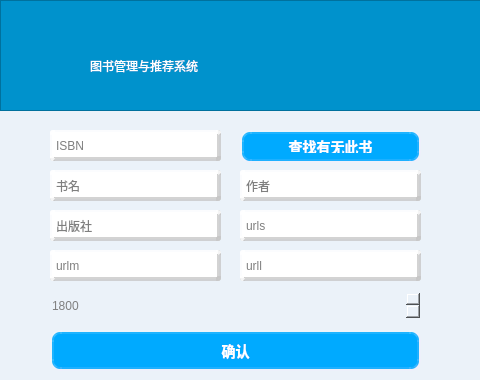
<?xml version="1.0" encoding="UTF-8"?>
<ui version="4.0">
 <class>book_add</class>
 <widget class="QWidget" name="book_add">
  <property name="geometry">
   <rect>
    <x>0</x>
    <y>0</y>
    <width>480</width>
    <height>380</height>
   </rect>
  </property>
  <property name="windowTitle">
   <string>Form</string>
  </property>
  <property name="styleSheet">
   <string notr="true">background-color: rgb(235, 242, 249);
</string>
  </property>
  <widget class="QPushButton" name="pushButton">
   <property name="geometry">
    <rect>
     <x>50</x>
     <y>330</y>
     <width>371</width>
     <height>41</height>
    </rect>
   </property>
   <property name="styleSheet">
    <string notr="true">QPushButton{
	font: 9pt &quot;微软雅黑&quot;;
     background-color: rgb(0, 170, 255);/*背景色*/
      border-style: outset;/*边框样式*/
     border-width: 4px;  /*边框宽度为4像素*/
     border-radius: 10px; /*边框圆角半径*/
     border-color: rgba(255, 225, 255, 30);/*边框颜色*/
     font: bold 14px;/*字体*/
         color:rgb(255, 255, 255);/*字体颜色*/
     padding: 6px; /*填衬*/
}

QPushButton:hover{ /*鼠标悬停在按钮上时*/
        background-color:rgb(12, 215, 255);
        border-color: rgb(12, 215, 255);
        color:rgba(0, 0, 0, 200);
}

QPushButton:pressed { /*按钮被按下时*/
     background-color:rgba(100,255,100, 200);
         border-color: rgba(255, 225, 255, 30);
     border-style: inset;
        color:rgba(0, 0, 0, 100);
}</string>
   </property>
   <property name="text">
    <string>确认</string>
   </property>
  </widget>
  <widget class="QLineEdit" name="lineEdit_8">
   <property name="geometry">
    <rect>
     <x>50</x>
     <y>130</y>
     <width>171</width>
     <height>31</height>
    </rect>
   </property>
   <property name="styleSheet">
    <string notr="true"> border-radius: 10px;
border-style: outset;/*边框样式*/
     border-width: 4px;  /*边框宽度为4像素*/
     border-radius: 3px; /*边框圆角半径*/
     border-color: rgb(198, 198, 198,198);/*边框颜色*/
background-color:rgb(255, 255, 255);
</string>
   </property>
   <property name="placeholderText">
    <string>ISBN</string>
   </property>
  </widget>
  <widget class="QLineEdit" name="lineEdit_2">
   <property name="geometry">
    <rect>
     <x>50</x>
     <y>170</y>
     <width>171</width>
     <height>31</height>
    </rect>
   </property>
   <property name="styleSheet">
    <string notr="true"> border-radius: 10px;
border-style: outset;/*边框样式*/
     border-width: 4px;  /*边框宽度为4像素*/
     border-radius: 3px; /*边框圆角半径*/
     border-color: rgb(198, 198, 198,198);/*边框颜色*/
background-color:rgb(255, 255, 255);
</string>
   </property>
   <property name="placeholderText">
    <string>书名</string>
   </property>
  </widget>
  <widget class="QLineEdit" name="lineEdit_3">
   <property name="geometry">
    <rect>
     <x>240</x>
     <y>170</y>
     <width>181</width>
     <height>31</height>
    </rect>
   </property>
   <property name="styleSheet">
    <string notr="true"> border-radius: 10px;
border-style: outset;/*边框样式*/
     border-width: 4px;  /*边框宽度为4像素*/
     border-radius: 3px; /*边框圆角半径*/
     border-color: rgb(198, 198, 198,198);/*边框颜色*/
background-color:rgb(255, 255, 255);
</string>
   </property>
   <property name="placeholderText">
    <string>作者</string>
   </property>
  </widget>
  <widget class="QLineEdit" name="lineEdit_7">
   <property name="geometry">
    <rect>
     <x>50</x>
     <y>210</y>
     <width>171</width>
     <height>31</height>
    </rect>
   </property>
   <property name="styleSheet">
    <string notr="true"> border-radius: 10px;
border-style: outset;/*边框样式*/
     border-width: 4px;  /*边框宽度为4像素*/
     border-radius: 3px; /*边框圆角半径*/
     border-color: rgb(198, 198, 198,198);/*边框颜色*/
background-color:rgb(255, 255, 255);
</string>
   </property>
   <property name="text">
    <string/>
   </property>
   <property name="placeholderText">
    <string>出版社</string>
   </property>
  </widget>
  <widget class="QLineEdit" name="lineEdit_4">
   <property name="geometry">
    <rect>
     <x>240</x>
     <y>210</y>
     <width>181</width>
     <height>31</height>
    </rect>
   </property>
   <property name="styleSheet">
    <string notr="true"> border-radius: 10px;
border-style: outset;/*边框样式*/
     border-width: 4px;  /*边框宽度为4像素*/
     border-radius: 3px; /*边框圆角半径*/
     border-color: rgb(198, 198, 198,198);/*边框颜色*/
background-color:rgb(255, 255, 255);
</string>
   </property>
   <property name="placeholderText">
    <string>urls</string>
   </property>
  </widget>
  <widget class="QLineEdit" name="lineEdit_5">
   <property name="geometry">
    <rect>
     <x>50</x>
     <y>250</y>
     <width>171</width>
     <height>31</height>
    </rect>
   </property>
   <property name="styleSheet">
    <string notr="true"> border-radius: 10px;
border-style: outset;/*边框样式*/
     border-width: 4px;  /*边框宽度为4像素*/
     border-radius: 3px; /*边框圆角半径*/
     border-color: rgb(198, 198, 198,198);/*边框颜色*/
background-color:rgb(255, 255, 255);
</string>
   </property>
   <property name="placeholderText">
    <string>urlm</string>
   </property>
  </widget>
  <widget class="QLineEdit" name="lineEdit_6">
   <property name="geometry">
    <rect>
     <x>240</x>
     <y>250</y>
     <width>181</width>
     <height>31</height>
    </rect>
   </property>
   <property name="styleSheet">
    <string notr="true"> border-radius: 10px;
border-style: outset;/*边框样式*/
     border-width: 4px;  /*边框宽度为4像素*/
     border-radius: 3px; /*边框圆角半径*/
     border-color: rgb(198, 198, 198,198);/*边框颜色*/
background-color:rgb(255, 255, 255);
</string>
   </property>
   <property name="placeholderText">
    <string>urll</string>
   </property>
  </widget>
  <widget class="QSpinBox" name="spinBox">
   <property name="geometry">
    <rect>
     <x>50</x>
     <y>290</y>
     <width>371</width>
     <height>31</height>
    </rect>
   </property>
   <property name="styleSheet">
    <string notr="true">border-style: outset;/*边框样式*/
 border-color: rgb(198, 198, 198,198);/*边框颜色*/
font: 9pt &quot;黑体&quot;;color: rgb(127, 127, 127);</string>
   </property>
   <property name="minimum">
    <number>1800</number>
   </property>
   <property name="maximum">
    <number>10000</number>
   </property>
  </widget>
  <widget class="QGraphicsView" name="graphicsView_2">
   <property name="geometry">
    <rect>
     <x>0</x>
     <y>0</y>
     <width>481</width>
     <height>111</height>
    </rect>
   </property>
   <property name="styleSheet">
    <string notr="true">background-color: rgb(0, 146, 204);</string>
   </property>
  </widget>
  <widget class="QLabel" name="label_2">
   <property name="geometry">
    <rect>
     <x>90</x>
     <y>30</y>
     <width>341</width>
     <height>71</height>
    </rect>
   </property>
   <property name="styleSheet">
    <string notr="true">background-color: rgb(0, 146, 204);

font: 75 25pt &quot;华文琥珀&quot;;
color: rgb(255, 255, 255);</string>
   </property>
   <property name="text">
    <string>图书管理与推荐系统</string>
   </property>
  </widget>
  <widget class="QPushButton" name="pushButton_2">
   <property name="geometry">
    <rect>
     <x>240</x>
     <y>130</y>
     <width>181</width>
     <height>33</height>
    </rect>
   </property>
   <property name="styleSheet">
    <string notr="true">QPushButton{
	font: 9pt &quot;微软雅黑&quot;;
     background-color: rgb(0, 170, 255);/*背景色*/
      border-style: outset;/*边框样式*/
     border-width: 4px;  /*边框宽度为4像素*/
     border-radius: 10px; /*边框圆角半径*/
     border-color: rgba(255, 225, 255, 30);/*边框颜色*/
     font: bold 14px;/*字体*/
         color:rgb(255, 255, 255);/*字体颜色*/
     padding: 6px; /*填衬*/
}

QPushButton:hover{ /*鼠标悬停在按钮上时*/
        background-color:rgb(12, 215, 255);
        border-color: rgb(12, 215, 255);
        color:rgba(0, 0, 0, 200);
}

QPushButton:pressed { /*按钮被按下时*/
     background-color:rgba(100,255,100, 200);
         border-color: rgba(255, 225, 255, 30);
     border-style: inset;
        color:rgba(0, 0, 0, 100);
}</string>
   </property>
   <property name="text">
    <string>查找有无此书</string>
   </property>
  </widget>
 </widget>
 <resources/>
 <connections/>
</ui>
